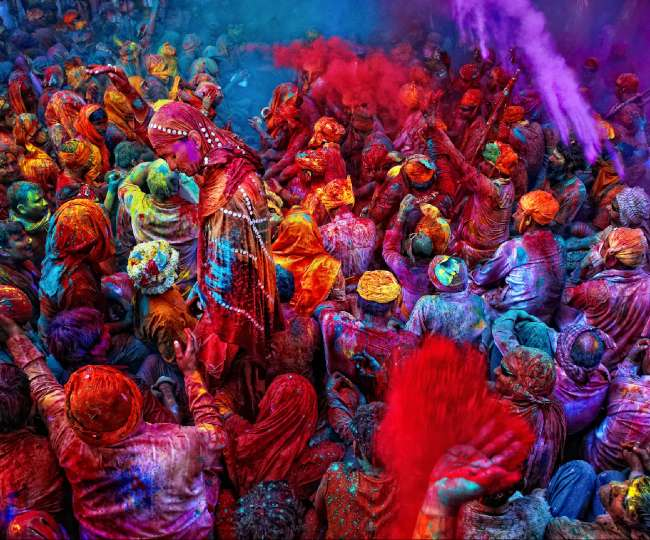
#> input picture holi.jpg, 650 x 540 px
$ python arithmetic_operations.py
#> lines starting #> are read from the running program, lines starting #| are printed output that depends on the picture
import cv2 as cv
import numpy as np
img1 = cv.imread('holi.jpg')
#> img1 is the input picture: shape (540, 650, 3); mean B, G, R 73.4, 46, 102.4
img2 = cv.imread('portrait.jpg')
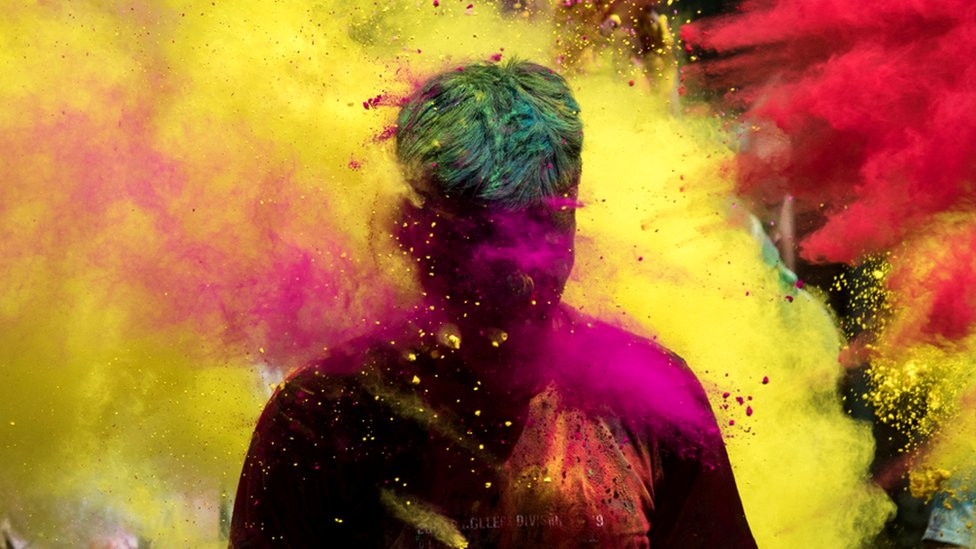
#> input picture portrait.jpg, 976 x 549 px
#> img2 is the input picture: shape (549, 976, 3); mean B, G, R 52.9, 111.8, 168.5
print(img1.shape) # returns a tuple of number of rows, columns, and channels
#| (540, 650, 3)
print(img1.size) # returns total number of pixels
#| 1053000
print(img1.dtype) #returns image datatype
#| uint8

b,g,r = cv.split(img1)
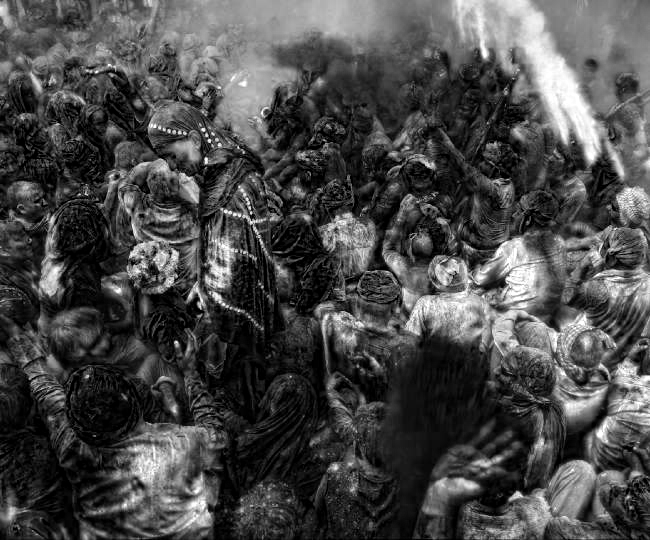
#> b: shape (540, 650); min 0, max 255, mean 73.4
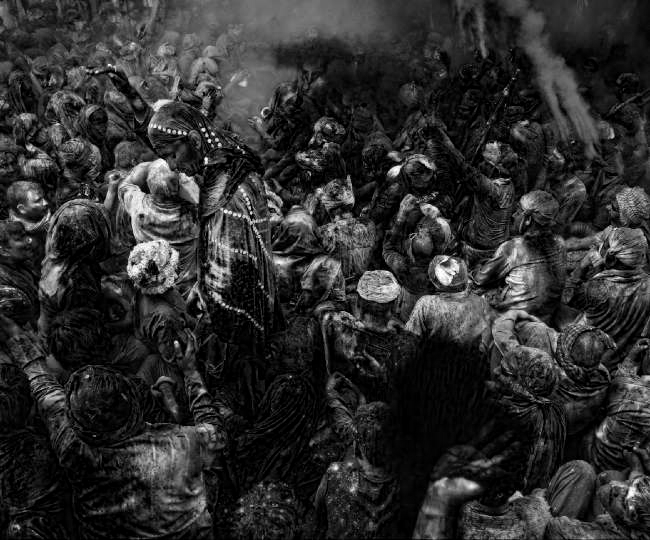
#> g: shape (540, 650); min 0, max 255, mean 46
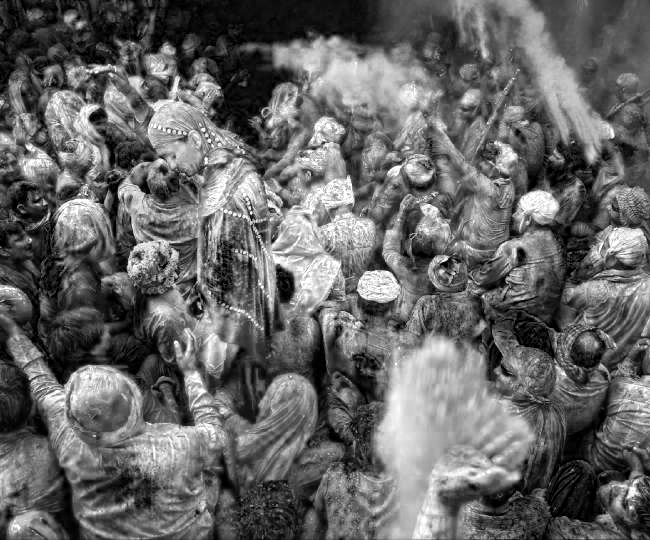
#> r: shape (540, 650); min 0, max 255, mean 102.4
# print(img1)
ex = np.zeros(list(img1.shape), np.uint8)

cv.imshow('blue',b)
cv.imshow('green', g)
cv.imshow('red', r)
cv.waitKey(0)
cv.destroyAllWindows()
